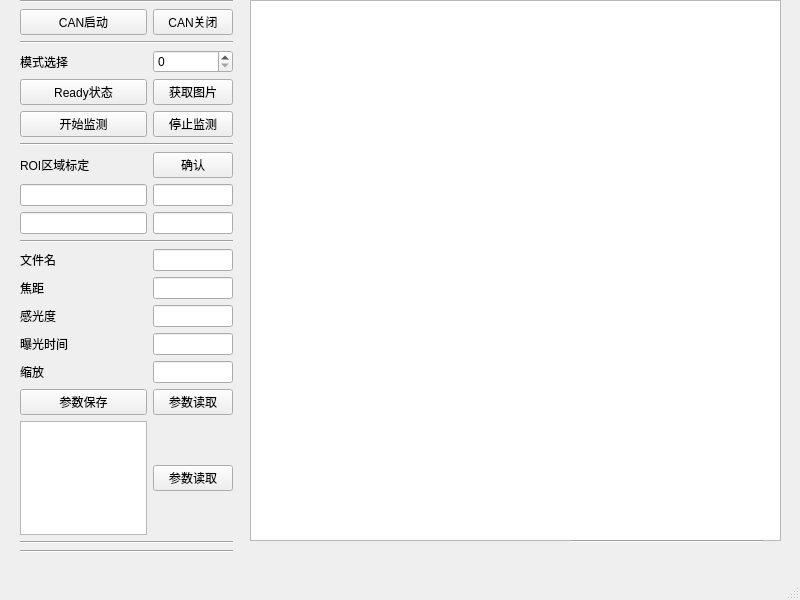
<?xml version="1.0" encoding="UTF-8"?>
<ui version="4.0">
 <class>MainWindow</class>
 <widget class="QMainWindow" name="MainWindow">
  <property name="geometry">
   <rect>
    <x>0</x>
    <y>0</y>
    <width>800</width>
    <height>600</height>
   </rect>
  </property>
  <property name="windowTitle">
   <string>CanDerive</string>
  </property>
  <widget class="QWidget" name="centralwidget">
   <widget class="QWidget" name="gridLayoutWidget">
    <property name="geometry">
     <rect>
      <x>20</x>
      <y>0</y>
      <width>213</width>
      <height>553</height>
     </rect>
    </property>
    <layout class="QGridLayout" name="gridLayout_2">
     <item row="3" column="0" colspan="2">
      <widget class="Line" name="line_5">
       <property name="orientation">
        <enum>Qt::Horizontal</enum>
       </property>
      </widget>
     </item>
     <item row="0" column="0" colspan="2">
      <widget class="Line" name="line_9">
       <property name="orientation">
        <enum>Qt::Horizontal</enum>
       </property>
      </widget>
     </item>
     <item row="15" column="1">
      <widget class="QLineEdit" name="edit_par_ISO"/>
     </item>
     <item row="8" column="0">
      <widget class="QLabel" name="label_speed">
       <property name="text">
        <string>ROI区域标定</string>
       </property>
      </widget>
     </item>
     <item row="11" column="0" colspan="2">
      <widget class="Line" name="line_4">
       <property name="orientation">
        <enum>Qt::Horizontal</enum>
       </property>
      </widget>
     </item>
     <item row="21" column="0" colspan="2">
      <widget class="Line" name="line_6">
       <property name="orientation">
        <enum>Qt::Horizontal</enum>
       </property>
      </widget>
     </item>
     <item row="2" column="1">
      <widget class="QPushButton" name="button_deriver_close">
       <property name="text">
        <string>CAN关闭</string>
       </property>
       <property name="default">
        <bool>false</bool>
       </property>
      </widget>
     </item>
     <item row="7" column="0" colspan="2">
      <widget class="Line" name="line">
       <property name="orientation">
        <enum>Qt::Horizontal</enum>
       </property>
      </widget>
     </item>
     <item row="13" column="0">
      <widget class="QLabel" name="label_kp">
       <property name="text">
        <string>文件名</string>
       </property>
      </widget>
     </item>
     <item row="14" column="0">
      <widget class="QLabel" name="label_ki">
       <property name="text">
        <string>焦距</string>
       </property>
      </widget>
     </item>
     <item row="14" column="1">
      <widget class="QLineEdit" name="edit_par_focusDis"/>
     </item>
     <item row="5" column="1">
      <widget class="QPushButton" name="button_getImage">
       <property name="text">
        <string>获取图片</string>
       </property>
       <property name="default">
        <bool>false</bool>
       </property>
      </widget>
     </item>
     <item row="5" column="0">
      <widget class="QPushButton" name="button_readyStatus">
       <property name="text">
        <string>Ready状态</string>
       </property>
       <property name="default">
        <bool>false</bool>
       </property>
      </widget>
     </item>
     <item row="6" column="1">
      <widget class="QPushButton" name="button_stopDetect">
       <property name="maximumSize">
        <size>
         <width>16770000</width>
         <height>16777215</height>
        </size>
       </property>
       <property name="text">
        <string>停止监测</string>
       </property>
       <property name="default">
        <bool>false</bool>
       </property>
      </widget>
     </item>
     <item row="15" column="0">
      <widget class="QLabel" name="label_kd">
       <property name="text">
        <string>感光度</string>
       </property>
      </widget>
     </item>
     <item row="23" column="0" colspan="2">
      <widget class="Line" name="line_7">
       <property name="orientation">
        <enum>Qt::Horizontal</enum>
       </property>
      </widget>
     </item>
     <item row="13" column="1">
      <widget class="QLineEdit" name="edit_par_FileName"/>
     </item>
     <item row="4" column="1">
      <widget class="QSpinBox" name="spinBox_mode"/>
     </item>
     <item row="16" column="0">
      <widget class="QLabel" name="label_single_encode">
       <property name="text">
        <string>曝光时间</string>
       </property>
      </widget>
     </item>
     <item row="18" column="0">
      <widget class="QPushButton" name="button_parSave">
       <property name="maximumSize">
        <size>
         <width>16770000</width>
         <height>16777215</height>
        </size>
       </property>
       <property name="text">
        <string>参数保存</string>
       </property>
       <property name="default">
        <bool>false</bool>
       </property>
      </widget>
     </item>
     <item row="16" column="1">
      <widget class="QLineEdit" name="edit_par_ExposureTime"/>
     </item>
     <item row="17" column="1">
      <widget class="QLineEdit" name="edit_par_ZoomRatio"/>
     </item>
     <item row="8" column="1">
      <widget class="QPushButton" name="button_roiRange">
       <property name="maximumSize">
        <size>
         <width>16770000</width>
         <height>16777215</height>
        </size>
       </property>
       <property name="text">
        <string>确认</string>
       </property>
       <property name="default">
        <bool>false</bool>
       </property>
      </widget>
     </item>
     <item row="2" column="0">
      <widget class="QPushButton" name="button_deriver_open">
       <property name="text">
        <string>CAN启动</string>
       </property>
       <property name="default">
        <bool>false</bool>
       </property>
      </widget>
     </item>
     <item row="10" column="1">
      <widget class="QLineEdit" name="edit_roiRange_y2"/>
     </item>
     <item row="17" column="0">
      <widget class="QLabel" name="label_encode_2">
       <property name="text">
        <string>缩放</string>
       </property>
      </widget>
     </item>
     <item row="9" column="1">
      <widget class="QLineEdit" name="edit_roiRange_x2"/>
     </item>
     <item row="4" column="0">
      <widget class="QLabel" name="label_speed_3">
       <property name="text">
        <string>模式选择</string>
       </property>
      </widget>
     </item>
     <item row="9" column="0">
      <widget class="QLineEdit" name="edit_roiRange_x1"/>
     </item>
     <item row="6" column="0">
      <widget class="QPushButton" name="button_startDetect">
       <property name="maximumSize">
        <size>
         <width>16770000</width>
         <height>16777215</height>
        </size>
       </property>
       <property name="text">
        <string>开始监测</string>
       </property>
       <property name="default">
        <bool>false</bool>
       </property>
      </widget>
     </item>
     <item row="10" column="0">
      <widget class="QLineEdit" name="edit_roiRange_y1"/>
     </item>
     <item row="18" column="1">
      <widget class="QPushButton" name="button_parReload">
       <property name="maximumSize">
        <size>
         <width>16770000</width>
         <height>16777215</height>
        </size>
       </property>
       <property name="text">
        <string>参数读取</string>
       </property>
       <property name="default">
        <bool>false</bool>
       </property>
      </widget>
     </item>
     <item row="20" column="1">
      <widget class="QPushButton" name="button_parReload_2">
       <property name="maximumSize">
        <size>
         <width>16770000</width>
         <height>16777215</height>
        </size>
       </property>
       <property name="text">
        <string>参数读取</string>
       </property>
       <property name="default">
        <bool>false</bool>
       </property>
      </widget>
     </item>
     <item row="20" column="0">
      <widget class="QListWidget" name="list_recmsg"/>
     </item>
    </layout>
   </widget>
   <widget class="QGraphicsView" name="graphicsView_ImageShow">
    <property name="geometry">
     <rect>
      <x>250</x>
      <y>0</y>
      <width>531</width>
      <height>541</height>
     </rect>
    </property>
   </widget>
   <widget class="Line" name="line_8">
    <property name="geometry">
     <rect>
      <x>570</x>
      <y>540</y>
      <width>193</width>
      <height>3</height>
     </rect>
    </property>
    <property name="orientation">
     <enum>Qt::Horizontal</enum>
    </property>
   </widget>
  </widget>
  <widget class="QStatusBar" name="statusbar"/>
  <widget class="QMenuBar" name="menubar">
   <property name="geometry">
    <rect>
     <x>0</x>
     <y>0</y>
     <width>800</width>
     <height>26</height>
    </rect>
   </property>
  </widget>
 </widget>
 <resources/>
 <connections/>
</ui>
